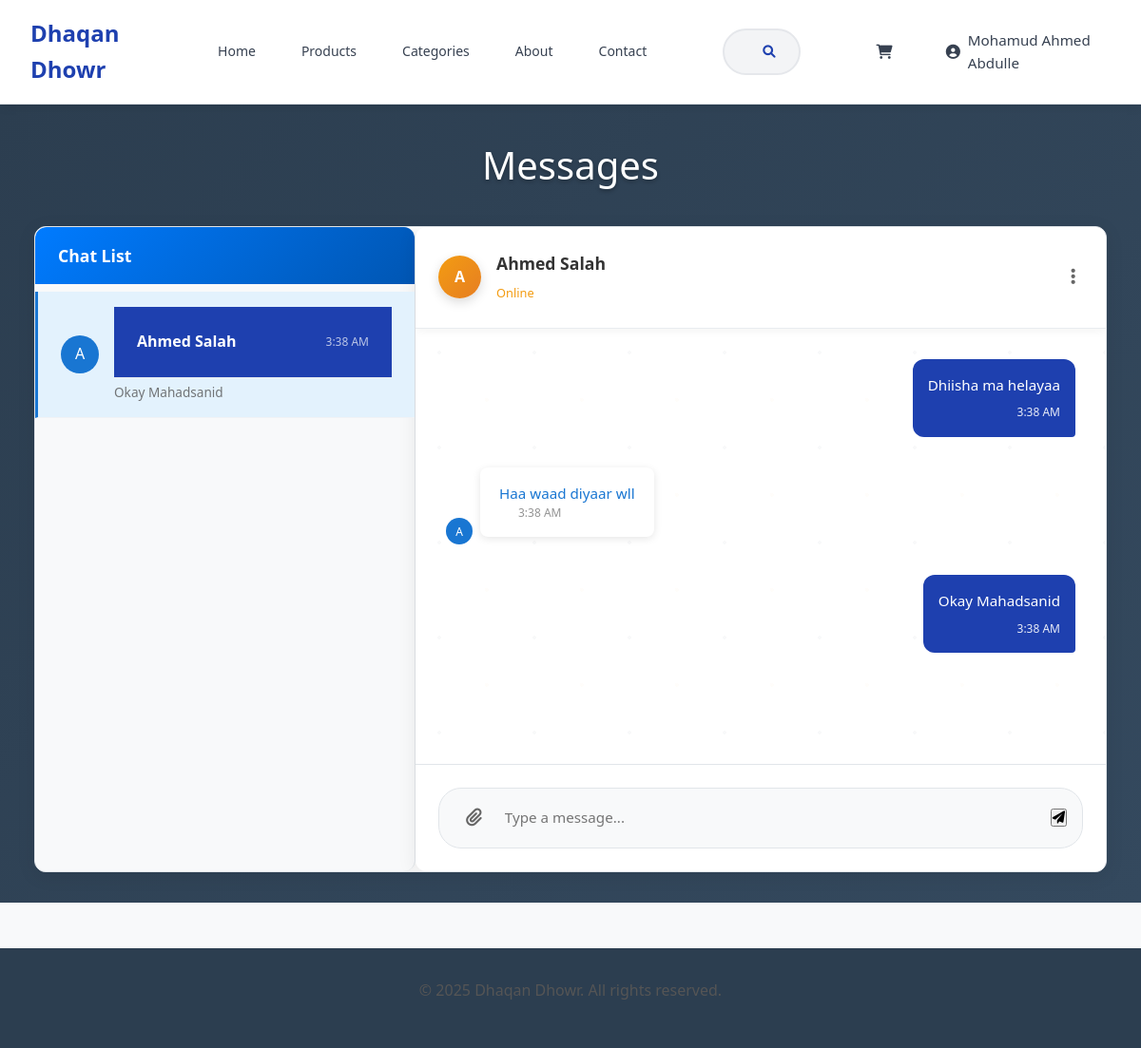
The page /messages.php?id=1 (signed in) on the database its author committed.
### tables this page shows
CREATE TABLE `conversations` (
  `id` int(11) NOT NULL,
  `user1_id` int(11) NOT NULL,
  `user2_id` int(11) NOT NULL,
  `created_at` timestamp NOT NULL DEFAULT current_timestamp(),
  `updated_at` timestamp NOT NULL DEFAULT current_timestamp() ON UPDATE current_timestamp()
);

CREATE TABLE `users` (
  `id` int(11) NOT NULL,
  `name` varchar(100) NOT NULL,
  `email` varchar(100) NOT NULL,
  `phone` varchar(20) DEFAULT NULL,
  `password_hash` varchar(255) NOT NULL,
  `role` enum('buyer','seller','admin') DEFAULT 'buyer',
  `verified` tinyint(1) DEFAULT 0,
  `created_at` timestamp NOT NULL DEFAULT current_timestamp(),
  `updated_at` timestamp NOT NULL DEFAULT current_timestamp() ON UPDATE current_timestamp()
);

CREATE TABLE `messages` (
  `id` int(11) NOT NULL,
  `conversation_id` int(11) NOT NULL,
  `sender_id` int(11) NOT NULL,
  `message` text NOT NULL,
  `read_at` timestamp NULL DEFAULT NULL,
  `created_at` timestamp NOT NULL DEFAULT current_timestamp()
);

### includes/auth_check.php (called while the page is built, shortened)
<?php
function getCurrentUserId() {
    return $_SESSION['user_id'] ?? null;
}
function getCurrentUserRole() {
    return $_SESSION['role'] ?? null;
}
?>

### messages.php (the view, shortened to what this page needs)
<?php
require_once __DIR__ . '/includes/init.php';
$user_id = getCurrentUserId();
$conversation_id = isset($_GET['id']) ? (int)$_GET['id'] : 0;
try {
    $conv_sql = "SELECT c.id, c.created_at, c.updated_at,
                  u1.id as user1_id, u1.name as user1_name,
                  u2.id as user2_id, u2.name as user2_name,
                  (SELECT COUNT(*) FROM messages m WHERE m.conversation_id = c.id AND m.read_at IS NULL AND m.sender_id != ?) as unread_count,
                  (SELECT m.message FROM messages m WHERE m.conversation_id = c.id ORDER BY m.created_at DESC LIMIT 1) as last_message
                  FROM conversations c
                  JOIN users u1 ON c.user1_id = u1.id
                  JOIN users u2 ON c.user2_id = u2.id
                  WHERE c.user1_id = ? OR c.user2_id = ?
                  ORDER BY c.updated_at DESC";
    $conv_stmt = $conn->prepare($conv_sql);
    $conv_stmt->bind_param("iii", $user_id, $user_id, $user_id);
    $conv_stmt->execute();
    $conv_result = $conv_stmt->get_result();
    $conversations = [];
    while ($row = $conv_result->fetch_assoc()) {
        if ($row['user1_id'] == $user_id) {
            $row['other_user_id'] = $row['user2_id'];
            $row['other_user_name'] = $row['user2_name'];
        } else {
            $row['other_user_id'] = $row['user1_id'];
            $row['other_user_name'] = $row['user1_name'];
        }
        $conversations[] = $row;
    }
} catch (Exception $e) {
    error_log("Conversations fetch error: " . $e->getMessage());
    $conversations = [];
}
$messages = [];
$current_conversation = null;
if ($conversation_id > 0) {
    try {
        $conv_detail_sql = "SELECT c.*,
                           u1.id as user1_id, u1.name as user1_name,
                           u2.id as user2_id, u2.name as user2_name
                           FROM conversations c
                           JOIN users u1 ON c.user1_id = u1.id
                           JOIN users u2 ON c.user2_id = u2.id
                           WHERE c.id = ? AND (c.user1_id = ? OR c.user2_id = ?)";
        $conv_detail_stmt = $conn->prepare($conv_detail_sql);
        $conv_detail_stmt->bind_param("iii", $conversation_id, $user_id, $user_id);
        $conv_detail_stmt->execute();
        $conv_detail_result = $conv_detail_stmt->get_result();
        $current_conversation = $conv_detail_result->fetch_assoc();
        if ($current_conversation) {
            $msg_sql = "SELECT m.*, u.name as sender_name
                       FROM messages m
                       JOIN users u ON m.sender_id = u.id
                       WHERE m.conversation_id = ?
                       ORDER BY m.created_at ASC";
            $msg_stmt = $conn->prepare($msg_sql);
            $msg_stmt->bind_param("i", $conversation_id);
            $msg_stmt->execute();
            $msg_result = $msg_stmt->get_result();
            while ($row = $msg_result->fetch_assoc()) {
                $messages[] = $row;
            }
        }
    } catch (Exception $e) {
        error_log("Messages fetch error: " . $e->getMessage());
    }
}
$user_role = getCurrentUserRole();
$is_seller = ($user_role === 'seller');
if ($is_seller) {
    include 'includes/header.php';
} else {
    include 'includes/buyer_header.php';
}
?>
<?php if ($is_seller): ?>
    <?php include 'includes/seller_sidebar.php'; ?>
    <div class="seller-layout">
        <main class="seller-main">
            <div class="container">
                <div class="admin-header">
                    <h1><i class="fas fa-envelope"></i> Messages</h1>
                    <p>Communicate with buyers and sellers.</p>
                </div>
<?php else: ?>
    <main class="messages-main">
        <div class="container">
            <div class="messages-container">
                <h1>Messages</h1>
<?php endif; ?>
            <div class="messages-layout" style="margin-top: 1.5rem;">
                <div class="conversations-panel">
                    <h3>Chat List</h3>
                    <?php if (empty($conversations)): ?>
                        <div class="empty-state">
                            <p>No conversations yet.</p>
                            <p>Start messaging with sellers or buyers!</p>
                        </div>
                    <?php else: ?>
                        <div class="conversations-list">
                            <?php foreach ($conversations as $conv): ?>
                                <a href="messages.php?id=<?= $conv['id']; ?>"
                                   class="conversation-item <?= $conversation_id == $conv['id'] ? 'active' : ''; ?>">
                                    <div class="conversation-avatar">
                                        <div class="avatar-circle">
                                            <?= strtoupper(substr($conv['other_user_name'], 0, 1)); ?>
                                        </div>
                                    </div>
                                    <div class="conversation-info">
                                        <div class="conversation-header">
                                            <h4><?= htmlspecialchars($conv['other_user_name']); ?></h4>
                                            <span class="conversation-time"><?= date('g:i A', strtotime($conv['updated_at'])); ?></span>
                                        </div>
                                        <p class="last-message"><?= htmlspecialchars(substr($conv['last_message'] ?? 'No messages yet', 0, 50)) . (strlen($conv['last_message'] ?? '') > 50 ? '...' : ''); ?></p>
                                    </div>
                                </a>
                            <?php endforeach; ?>
                        </div>
                    <?php endif; ?>
                </div>
                <div class="messages-panel">
                    <?php if ($current_conversation): ?>
                        <div class="chat-header">
                            <div class="chat-user-info">
                                <div class="chat-avatar">
                                    <?php
                                    $other_user_name = $current_conversation['user1_id'] == $user_id ? $current_conversation['user2_name'] : $current_conversation['user1_name'];
                                    echo strtoupper(substr($other_user_name, 0, 1));
                                    ?>
                                </div>
                                <div class="chat-user-details">
                                    <h3><?= htmlspecialchars($other_user_name); ?></h3>
                                    <span class="user-status">Online</span>
                                </div>
                            </div>
                            <div class="chat-actions">
                                <button class="chat-action-btn" title="More options">
                                    <i class="fas fa-ellipsis-v"></i>
                                </button>
                            </div>
                        </div>
                        <div class="messages-list" id="messages-list">
                            <?php if (empty($messages)): ?>
                                <div class="empty-state">
                                    <p>No messages yet. Start the conversation!</p>
                                </div>
                            <?php else: ?>
                                <?php foreach ($messages as $message): ?>
                                    <div class="message <?= $message['sender_id'] == $user_id ? 'sent' : 'received'; ?>">
                                        <?php if ($message['sender_id'] != $user_id): ?>
                                            <div class="message-avatar">
                                                <?= strtoupper(substr($message['sender_name'], 0, 1)); ?>
                                            </div>
                                        <?php endif; ?>
                                        <div class="message-content">
                                            <div class="message-bubble">
                                                <p><?= nl2br(htmlspecialchars($message['message'])); ?></p>
                                            </div>
                                            <span class="message-time"><?= date('g:i A', strtotime($message['created_at'])); ?></span>
                                        </div>
                                    </div>
                                <?php endforeach; ?>
                            <?php endif; ?>
                        </div>
                        <form method="POST" action="" class="message-input-form">
                            <div class="input-container">
                                <button type="button" class="attachment-btn" title="Attach file">
                                    <i class="fas fa-paperclip"></i>
                                </button>
                                <textarea name="message_text" placeholder="Type a message..." required class="message-input" rows="1" onkeydown="handleEnterKey(event)"></textarea>
                                <button type="submit" name="send_message" class="send-btn">
                                    <i class="fas fa-paper-plane"></i>
                                </button>
                            </div>
                        </form>
                    <?php endif; ?>
                </div>
            </div>
        </div>
<?php if ($is_seller): ?>
            </div>
        </main>
    </div>
<?php else: ?>
    </div>
</main>
<?php endif; ?>
<?php include 'includes/footer.php'; ?>

### rows shown on the page
conversations: user2.name "A", user2.name "Ahmed Salah", updated_at "3:38 AM", last_message "Okay Mahadsanid"
messages: message "Dhiisha ma helayaa", created_at "3:38 AM"
messages: sender.name "A", message "Haa waad diyaar wll", created_at "3:38 AM"
messages: message "Okay Mahadsanid", created_at "3:38 AM"

### other values the page prints
$current_user['name'] "Mohamud Ahmed Abdulle"
substr($other_user_name, 0, 1) "A"
SITE_NAME "Dhaqan Dhowr"
